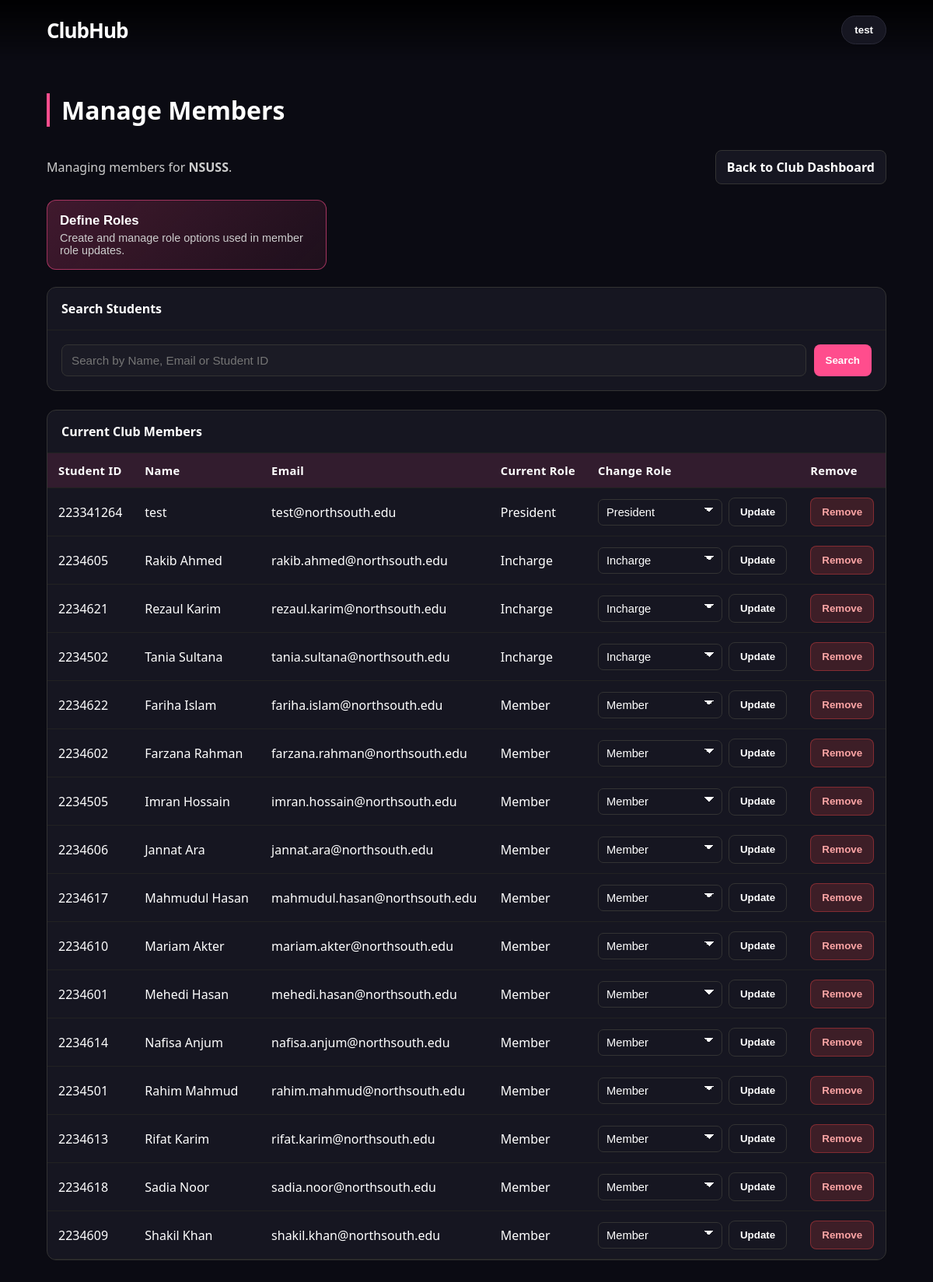
Page /manage_members.php (signed in) on the earlier database version.
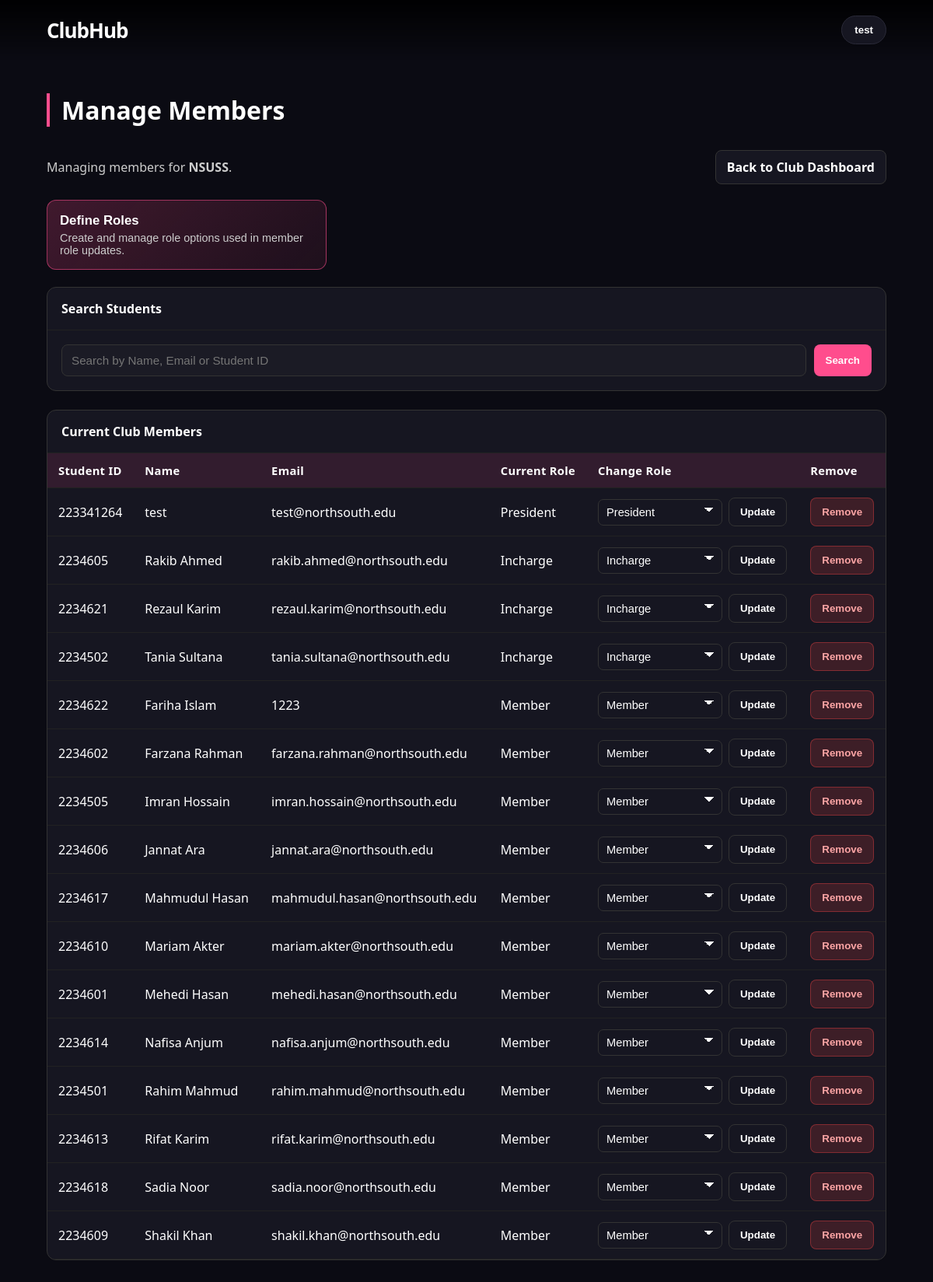
Same page on the later database version.
### tables this page shows
CREATE TABLE `clubs` (
  `club_id` int(11) NOT NULL,
  `club_name` varchar(255) NOT NULL,
  `club_data` longtext DEFAULT NULL
);

CREATE TABLE `club_members` (
  `member_id` int(11) NOT NULL,
  `student_id` varchar(20) DEFAULT NULL,
  `club_id` int(11) DEFAULT NULL,
  `Role` varchar(255) DEFAULT NULL,
  `active` binary(1) DEFAULT '1'
);

CREATE TABLE `students` (
  `student_id` varchar(20) NOT NULL,
  `full_name` varchar(255) NOT NULL,
  `student_email` varchar(255) NOT NULL,
  `address` varchar(255) NOT NULL,
  `DOB` date DEFAULT NULL,
  `contact` varchar(15) DEFAULT NULL
);

CREATE TABLE `club_role_definitions` (
  `role_id` int(11) NOT NULL,
  `club_id` int(11) NOT NULL,
  `role_name` varchar(255) NOT NULL,
  `is_active` tinyint(1) DEFAULT 1
);

### manage_members.php (the view, shortened to what this page needs)
<?php
include 'connection.php';
function findClubForUser(mysqli $con, string $email, bool $ebOnly = true): ?array
{
    $roleClause = $ebOnly ? " AND UPPER(cm.Role) LIKE 'EB%'" : '';
    $sql = "
        SELECT c.club_id, c.club_name
        FROM students s
        INNER JOIN club_members cm ON cm.student_id = s.student_id AND cm.active = 1
        INNER JOIN clubs c ON c.club_id = cm.club_id
        WHERE s.student_email = ?
        $roleClause
        ORDER BY cm.member_id ASC
        LIMIT 1
    ";
    $stmt = $con->prepare($sql);
    $stmt->bind_param('s', $email);
    $stmt->execute();
    $row = $stmt->get_result()->fetch_assoc();
    return $row ?: null;
}
function normalizeRoleInput(string $value): string
{
    $value = trim($value);
    $value = preg_replace('/\s+/', ' ', $value);
    return trim((string)$value);
}
function roleDisplayName(string $roleName): string
{
    $normalized = normalizeRoleInput($roleName);
    $withoutPrefix = preg_replace('/^EB[\s\-_:]*/i', '', $normalized);
    $withoutPrefix = normalizeRoleInput((string)$withoutPrefix);
    return $withoutPrefix;
}
$email = (string)$_SESSION['Email'];
$displayName = $_SESSION['Name'] ?? null;
$clubId = intval($_SESSION['club_id'] ?? ($_SESSION['Club_id'] ?? 0));
$clubName = '';
if ($clubId <= 0 || $clubName === '') {
    $clubInfo = findClubForUser($con, $email, true);
    if ($clubInfo) {
        $clubId = intval($clubInfo['club_id']);
        $clubName = (string)$clubInfo['club_name'];
    }
}
$baseRoles = ['Member', 'Executive', 'President', 'EB-Executive', 'EB-President'];
$customRoles = [];
$memberRoleNames = [];
if ($clubId > 0) {
    $checkRoleTableSql = 'SELECT 1 FROM club_role_definitions LIMIT 1';
    $roleTableReady = mysqli_query($con, $checkRoleTableSql) !== false;
    if ($roleTableReady) {
        $rolesStmt = $con->prepare(
            'SELECT role_id, role_name
             FROM club_role_definitions
             WHERE club_id = ? AND is_active = 1
             ORDER BY role_name ASC'
        );
        if ($rolesStmt) {
            $rolesStmt->bind_param('i', $clubId);
            $rolesStmt->execute();
            $rolesResult = $rolesStmt->get_result();
            while ($row = $rolesResult->fetch_assoc()) {
                $customRoles[] = $row;
            }
        }
    }
}
if ($clubId > 0) {
    $memberRolesStmt = $con->prepare(
        'SELECT DISTINCT Role AS role_name
         FROM club_members
         WHERE club_id = ?
           AND active = 1
           AND Role IS NOT NULL
           AND TRIM(Role) <> ""
         ORDER BY role_name ASC'
    );
    if ($memberRolesStmt) {
        $memberRolesStmt->bind_param('i', $clubId);
        $memberRolesStmt->execute();
        $memberRolesResult = $memberRolesStmt->get_result();
        while ($roleRow = $memberRolesResult->fetch_assoc()) {
            $normalized = normalizeRoleInput((string)$roleRow['role_name']);
            if ($normalized !== '') {
                $memberRoleNames[] = $normalized;
            }
        }
    }
}
$customRoleNames = array_map(
    static function (array $row): string {
        return (string)$row['role_name'];
    },
    $customRoles
);
$customRoleNames = array_values(array_unique($customRoleNames));
$memberRoleNames = array_values(array_unique($memberRoleNames));
$allowedRoles = array_values(array_unique(array_merge($baseRoles, $customRoleNames, $memberRoleNames)));
$searchQuery = trim((string)($_GET['q'] ?? ''));
$members = [];
if ($clubId > 0) {
    $membersStmt = $con->prepare(
        "SELECT
            cm.member_id,
            cm.student_id,
            cm.Role,
            s.full_name,
            s.student_email
         FROM club_members cm
         INNER JOIN students s ON s.student_id = cm.student_id
         WHERE cm.club_id = ?
           AND cm.active = 1
         ORDER BY
            CASE UPPER(cm.Role)
                WHEN 'PRESIDENT' THEN 1
                WHEN 'EB-PRESIDENT' THEN 1
                WHEN 'EXECUTIVE' THEN 2
                WHEN 'EB-EXECUTIVE' THEN 2
                WHEN 'INCHARGE' THEN 2
                ELSE 3
            END,
            s.full_name ASC"
    );
    $membersStmt->bind_param('i', $clubId);
    $membersStmt->execute();
    $membersResult = $membersStmt->get_result();
    while ($row = $membersResult->fetch_assoc()) {
        $members[] = $row;
    }
}
?>
<!DOCTYPE html>
<html lang="en">
<head>
    <link rel="stylesheet" href="styles.css?v=<?php echo filemtime('styles.css'); ?>">
</head>
<body>
    <nav>
        <div class="logo">ClubHub</div>
        <div class="profile-menu" id="profile-menu">
            <button class="profile-trigger" id="profile-trigger" type="button" aria-expanded="false"><?php echo htmlspecialchars((string)$displayName); ?></button>
        </div>
    </nav>
    <section class="members-page">
        <div class="header">Manage Members</div>
        <div class="members-header">
            <p class="members-meta">
                <?php if ($clubId > 0): ?>
                    Managing members for <strong><?php echo htmlspecialchars($clubName !== '' ? $clubName : ('Club #' . $clubId)); ?></strong>.
                <?php else: ?>
                    No club was detected for this account.
                <?php endif; ?>
            </p>
            <a href="Club_dashboard.php" class="back-link">Back to Club Dashboard</a>
        </div>
        <div class="quick-actions">
            <button type="button" class="role-card" id="open-roles-modal" <?php echo $clubId <= 0 ? 'disabled' : ''; ?>>
                <span class="role-card-title">Define Roles</span>
                <span class="role-card-subtitle">Create and manage role options used in member role updates.</span>
            </button>
        </div>
        <div class="panel">
            <div class="panel-header">Search Students</div>
            <div class="panel-body">
                <form class="search-form" method="get" action="manage_members.php">
                    <input
                        class="search-input"
                        type="text"
                        name="q"
                        value="<?php echo htmlspecialchars($searchQuery); ?>"
                        placeholder="Search by Name, Email or Student ID"
                        <?php echo $clubId <= 0 ? 'disabled' : ''; ?>
                    >
                    <button class="btn" type="submit" <?php echo $clubId <= 0 ? 'disabled' : ''; ?>>Search</button>
                </form>
            </div>
        </div>
        <div class="panel">
            <div class="panel-header">Current Club Members</div>
            <div class="table-wrap">
                <table class="members-table">
                    <thead>
                        <tr>
                            <th>Student ID</th>
                            <th>Name</th>
                            <th>Email</th>
                            <th>Current Role</th>
                            <th>Change Role</th>
                            <th>Remove</th>
                        </tr>
                    </thead>
                    <tbody>
                        <?php if ($clubId <= 0): ?>
                            <tr>
                                <td colspan="6" class="empty-state">No club is linked to this account.</td>
                            </tr>
                        <?php elseif (empty($members)): ?>
                            <tr>
                                <td colspan="6" class="empty-state">No active members found for this club.</td>
                            </tr>
                        <?php else: ?>
                            <?php foreach ($members as $member): ?>
                                <?php
                                    $currentRole = (string)$member['Role'];
                                ?>
                                <tr>
                                    <td><?php echo htmlspecialchars((string)$member['student_id']); ?></td>
                                    <td><?php echo htmlspecialchars((string)$member['full_name']); ?></td>
                                    <td><?php echo htmlspecialchars((string)$member['student_email']); ?></td>
                                    <td><?php echo htmlspecialchars(roleDisplayName($currentRole)); ?></td>
                                    <td>
                                        <form method="post" class="inline-form" action="manage_members.php">
                                            <select class="role-select" name="role" aria-label="Update member role">
                                                <?php foreach ($allowedRoles as $roleOption): ?>
                                                    <option value="<?php echo htmlspecialchars($roleOption); ?>" <?php echo $roleOption === $currentRole ? 'selected' : ''; ?>>
                                                        <?php echo htmlspecialchars(roleDisplayName($roleOption)); ?>
                                                    </option>
                                                <?php endforeach; ?>
                                            </select>
                                            <button class="btn btn-secondary" type="submit">Update</button>
                                        </form>
                                    </td>
                                    <td>
                                        <form method="post" action="manage_members.php" onsubmit="return confirm('Remove this member from the club?');">
                                            <button class="btn btn-danger" type="submit">Remove</button>
                                        </form>
                                    </td>
                                </tr>
                            <?php endforeach; ?>
                        <?php endif; ?>
                    </tbody>
                </table>
            </div>
        </div>
    </section>
</body>
</html>

### styles.css (style rules this page uses)
:root { --pink: #ff4d8d; --dark-bg: #0b0b13; --card: #161621; --text: #ffffff; --muted: #cccccc; --overlay-nav: rgba(0, 0, 0, 0.9); --table-border: #333333; --table-row-border: #222222; --modal-overlay: rgba(0, 0, 0, 0.85); --transition: 0.8s cubic-bezier(0.4, 0, 0.2, 1); }
html { scroll-snap-type: y mandatory; scroll-behavior: smooth; }
body { margin: 0; font-family: 'Segoe UI', sans-serif; background: var(--dark-bg); color: var(--text); overflow-x: hidden; }
nav { display: flex; justify-content: space-between; padding: 20px 5%; background: linear-gradient(to bottom, var(--overlay-nav), transparent); position: fixed; width: 90%; z-index: 1000; align-items: center; }
.logo { font-size: 26px; font-weight: 900; letter-spacing: -1px; }
.profile-menu { position: relative; margin-left: auto; }
.profile-trigger { background: var(--card); color: var(--text); border: 1px solid #2a2a38; border-radius: 999px; padding: 10px 16px; font-weight: 600; cursor: pointer; }
.header { font-size: 2rem; margin-bottom: 30px; font-weight: 800; border-left: 4px solid var(--pink); padding-left: 15px; }

### manage_members.php (style rules this page uses)
html { scroll-snap-type: none; }
body { min-height: 100vh; }
.members-page { min-height: 100vh; padding: 120px 5% 60px 5%; background: var(--dark-bg); }
.members-header { display: flex; justify-content: space-between; align-items: center; gap: 16px; flex-wrap: wrap; margin-bottom: 20px; }
.members-meta { color: var(--muted); margin: 0; }
.back-link { display: inline-block; text-decoration: none; color: var(--text); border: 1px solid var(--table-border); background: var(--card); border-radius: 8px; padding: 10px 14px; transition: 0.2s ease; font-weight: 600; }
.quick-actions { margin-bottom: 22px; }
.role-card { width: 100%; max-width: 360px; text-align: left; background: linear-gradient(135deg, rgba(255, 77, 141, 0.22), rgba(255, 77, 141, 0.08)); border: 1px solid rgba(255, 77, 141, 0.55); color: var(--text); border-radius: 12px; padding: 16px; cursor: pointer; transition: 0.2s ease; }
.role-card-title { display: block; font-size: 1.05rem; font-weight: 800; margin-bottom: 4px; }
.role-card-subtitle { display: block; font-size: 0.9rem; color: var(--muted); }
.panel { background: var(--card); border: 1px solid var(--table-border); border-radius: 12px; margin-bottom: 24px; overflow: hidden; }
.panel-header { padding: 16px 18px; border-bottom: 1px solid var(--table-row-border); font-weight: 700; }
.panel-body { padding: 18px; }
.search-form { display: flex; gap: 10px; flex-wrap: wrap; }
.search-input { flex: 1; min-width: 240px; padding: 11px 12px; border-radius: 8px; border: 1px solid var(--table-border); background: rgba(255, 255, 255, 0.02); color: var(--text); font-size: 0.95rem; }
.btn { border: 1px solid transparent; border-radius: 8px; padding: 10px 14px; font-weight: 600; cursor: pointer; transition: 0.2s ease; background: var(--pink); color: #fff; }
.btn-secondary { background: transparent; border-color: var(--table-border); color: var(--text); }
.btn-danger { background: rgba(239, 68, 68, 0.18); border-color: rgba(239, 68, 68, 0.4); color: #fca5a5; }
.table-wrap { overflow-x: auto; }
.members-table { width: 100%; border-collapse: collapse; color: var(--text); }
.members-table th, .members-table td { padding: 12px 14px; border-bottom: 1px solid var(--table-row-border); text-align: left; vertical-align: middle; }
.members-table thead th { background: rgba(255, 77, 141, 0.12); font-size: 0.92rem; letter-spacing: 0.02em; }
.inline-form { display: flex; align-items: center; gap: 8px; margin: 0; }
.role-select { min-width: 160px; padding: 8px 36px 8px 10px; border-radius: 7px; border: 1px solid var(--table-border); background-color: var(--card); color: var(--text); font-size: 0.92rem; appearance: none; -webkit-appearance: none; -moz-appearance: none; background-image: linear-gradient(45deg, transparent 50%, var(--text) 50%), linear-gradient(135deg, var(--text) 50%, transparent 50%); background-position: calc(100% - 16px) calc(50% - 3px), calc(100% - 10px) calc(50% - 3px); background-size: 6px 6px, 6px 6px; background-repeat: no-repeat; }
.role-select option { background-color: var(--card); color: var(--text); }

Differences in the rows shown:
changed through a linked row, club_members "Fariha Islam": student.student_email "fariha.islam@northsouth.edu" → "1223"
